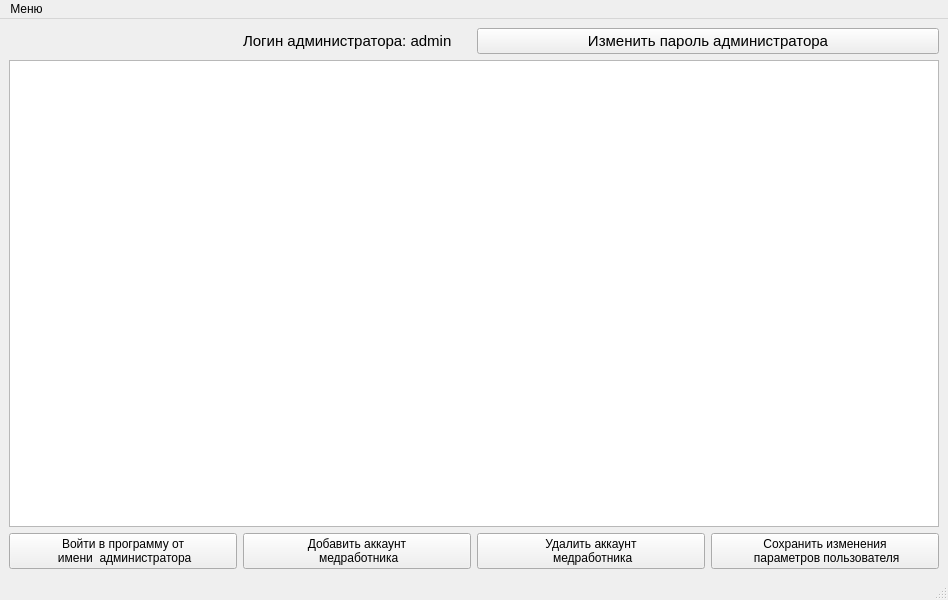
<?xml version="1.0" encoding="UTF-8"?>
<ui version="4.0">
 <class>Admin_window</class>
 <widget class="QMainWindow" name="Admin_window">
  <property name="geometry">
   <rect>
    <x>0</x>
    <y>0</y>
    <width>948</width>
    <height>600</height>
   </rect>
  </property>
  <property name="minimumSize">
   <size>
    <width>948</width>
    <height>600</height>
   </size>
  </property>
  <property name="maximumSize">
   <size>
    <width>948</width>
    <height>600</height>
   </size>
  </property>
  <property name="windowTitle">
   <string>MainWindow</string>
  </property>
  <widget class="QWidget" name="centralwidget">
   <layout class="QGridLayout" name="gridLayout">
    <item row="0" column="1">
     <widget class="QLabel" name="label">
      <property name="font">
       <font>
        <pointsize>11</pointsize>
       </font>
      </property>
      <property name="text">
       <string>Логин администратора: admin</string>
      </property>
     </widget>
    </item>
    <item row="2" column="1">
     <widget class="QPushButton" name="add_acc">
      <property name="text">
       <string>Добавить аккаунт
 медработника</string>
      </property>
     </widget>
    </item>
    <item row="2" column="0">
     <widget class="QPushButton" name="entry_admin">
      <property name="text">
       <string>Войти в программу от
 имени  администратора</string>
      </property>
     </widget>
    </item>
    <item row="2" column="3">
     <widget class="QPushButton" name="save_change_acc">
      <property name="text">
       <string>Сохранить изменения
 параметров пользователя</string>
      </property>
     </widget>
    </item>
    <item row="2" column="2">
     <widget class="QPushButton" name="del_acc">
      <property name="text">
       <string>Удалить аккаунт
 медработника</string>
      </property>
     </widget>
    </item>
    <item row="1" column="0" colspan="4">
     <widget class="QTableWidget" name="tableWidget"/>
    </item>
    <item row="0" column="2" colspan="2">
     <widget class="QPushButton" name="change_pass_admin">
      <property name="font">
       <font>
        <pointsize>11</pointsize>
       </font>
      </property>
      <property name="text">
       <string>Изменить пароль администратора</string>
      </property>
     </widget>
    </item>
   </layout>
  </widget>
  <widget class="QMenuBar" name="menubar">
   <property name="geometry">
    <rect>
     <x>0</x>
     <y>0</y>
     <width>948</width>
     <height>26</height>
    </rect>
   </property>
   <widget class="QMenu" name="menu">
    <property name="title">
     <string>Меню</string>
    </property>
    <addaction name="go_out"/>
   </widget>
   <addaction name="menu"/>
  </widget>
  <widget class="QStatusBar" name="statusbar"/>
  <action name="go_out">
   <property name="text">
    <string>Выйти</string>
   </property>
  </action>
 </widget>
 <resources/>
 <connections/>
</ui>
